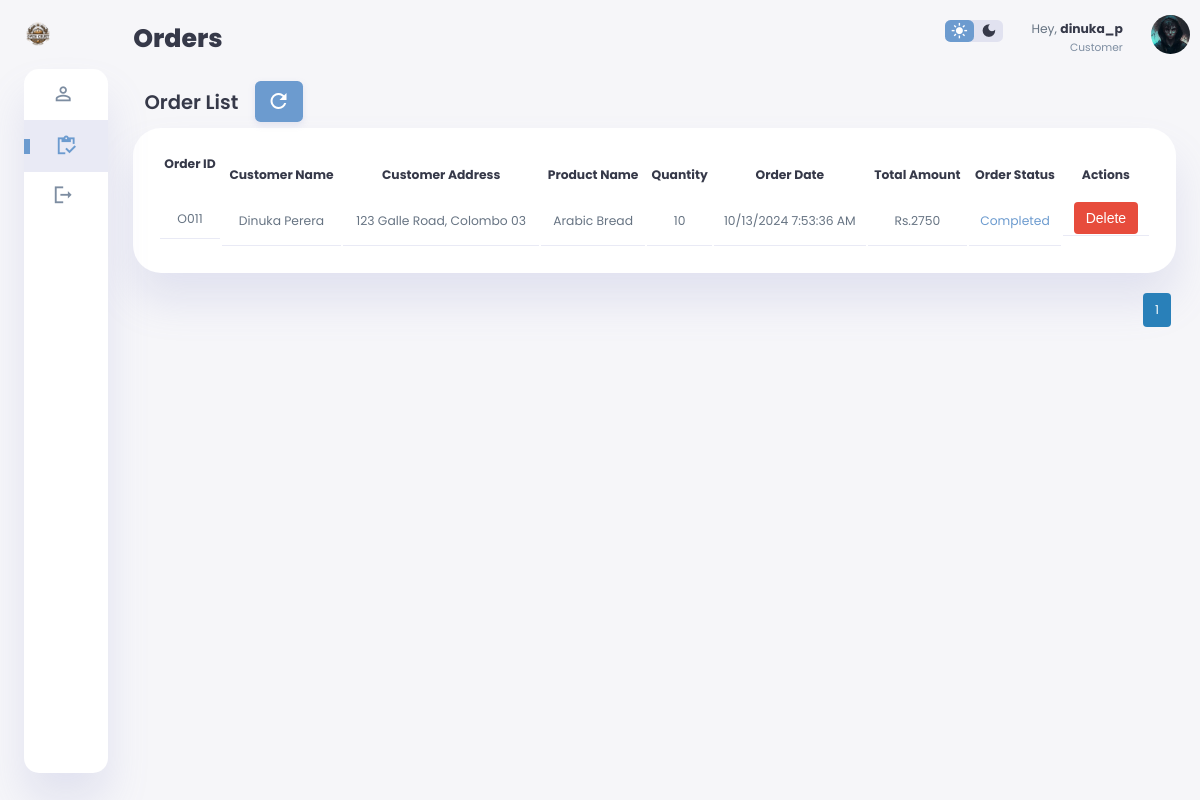
The page /user-Orders.php (signed in) on the database its author committed.
### tables this page shows
CREATE TABLE `tg_orders` (
  `id` int(13) NOT NULL,
  `orderId` varchar(255) NOT NULL,
  `customerID` varchar(255) NOT NULL,
  `customerName` varchar(255) NOT NULL,
  `customerAddress` varchar(255) NOT NULL,
  `productName` varchar(255) NOT NULL,
  `quantity` int(13) NOT NULL,
  `totalAmount` int(13) NOT NULL,
  `orderDate` varchar(255) NOT NULL,
  `status` varchar(255) NOT NULL
);

### user-Orders.php (the view, shortened to what this page needs)
<?php
$username = $_SESSION['customer_username'];
$mysqli = new mysqli(DB_SERVER, DB_USER, DB_PASSWORD, DB_NAME);
$customerId = null;
$stmt = $mysqli->prepare("SELECT customer_id FROM tg_customers WHERE customer_username = ?");
$stmt->bind_param("s", $username);
$stmt->execute();
$stmt->bind_result($customerId);
$limit = 7;
$page = isset($_GET['page']) ? (int)$_GET['page'] : 1;
$offset = ($page - 1) * $limit;
$totalOrdersSql = "SELECT COUNT(*) AS total FROM tg_orders WHERE customerId = ?";
$totalOrdersStmt = $mysqli->prepare($totalOrdersSql);
$totalOrdersStmt->bind_param("i", $customerId);
$totalOrdersStmt->execute();
$totalOrdersResult = $totalOrdersStmt->get_result();
$totalOrders = $totalOrdersResult->fetch_assoc()['total'];
$totalPages = ceil($totalOrders / $limit);
$sql = "SELECT `id`, `orderId`, `customerName`, `customerAddress`, `productName`, `quantity`, `totalAmount`, `orderDate`, `status`
        FROM `tg_orders`
        WHERE `customerId` = ?
        LIMIT $limit OFFSET $offset";
$stmt = $mysqli->prepare($sql);
$stmt->bind_param("i", $customerId);
$stmt->execute();
$result = $stmt->get_result();
?>
<!DOCTYPE html>
<html>
<head>
    <link rel="stylesheet" href="<?php echo BASE_URL; ?>dist/css/styles-admin-main.css">
    <link rel="stylesheet" href="https://cdnjs.cloudflare.com/ajax/libs/jqueryui/1.12.1/jquery-ui.min.css">
</head>
<body>
<div class="container customers">
    <aside class="customers">
        <div class="toggle">
            <div class="logo">
                <img src="<?php echo BASE_URL; ?>dist/src/OCBSLogo.png" alt="Oven Crust Logo">
            </div>
        </div>
        <div class="sidebar">
            <a href="<?php echo BASE_URL; ?>Profile">
                <span class="material-icons-sharp">person_outline</span>
            </a>
            <a href="<?php echo BASE_URL; ?>user-Orders" class="active">
                <span class="material-icons-sharp">inventory</span>
            </a>
            <a href="<?php echo BASE_URL; ?>logout-user.php">
                <span class="material-icons-sharp">logout</span>
            </a>
        </div>
    </aside>
    <main>
        <h1>Orders</h1>
        <div class="customer-list">
            <div style="display: flex; align-items: center;">
                <h2>Order List</h2>
                <button class="refresh-button" onclick="window.location.reload();">
                    <span class="material-icons-sharp">refresh</span>
                </button>
            </div>
            <table>
            <thead>
                <tr>
                    <th>Order ID</th>
                    <th>Customer Name</th>
                    <th>Customer Address</th>
                    <th>Product Name</th>
                    <th>Quantity</th>
                    <th>Order Date</th>
                    <th>Total Amount</th>
                    <th>Order Status</th>
                    <th>Actions</th>
                </tr>
            </thead>
            <tbody>
                <?php
                    if ($result->num_rows > 0) {
                        while ($row = $result->fetch_assoc()) {
                            $orderId = htmlspecialchars($row['orderId']);
                            $customerName = htmlspecialchars($row['customerName']);
                            $customerAddress = htmlspecialchars($row['customerAddress']);
                            $productName = htmlspecialchars($row['productName']);
                            $quantity = htmlspecialchars($row['quantity']);
                            $orderDate = htmlspecialchars($row['orderDate']);
                            $totalAmount = htmlspecialchars($row['totalAmount']);
                            $orderStatus = htmlspecialchars($row['status']);
                            $orderStatusClass = '';
                            if ($orderStatus === 'Declined') {
                                $orderStatusClass = 'danger';
                            } elseif ($orderStatus === 'Pending') {
                                $orderStatusClass = 'warning';
                            } elseif ($orderStatus === 'Shipped') {
                                $orderStatusClass = 'success';
                            } else {
                                $orderStatusClass = 'primary';
                            }
                            echo "<tr>";
                            echo "<td>$orderId</td>";
                            echo "<td>$customerName</td>";
                            echo "<td>$customerAddress</td>";
                            echo "<td>$productName</td>";
                            echo "<td>$quantity</td>";
                            echo "<td>$orderDate</td>";
                            echo "<td>Rs.$totalAmount</td>";
                            echo "<td class=\"$orderStatusClass\">$orderStatus</td>";
                            echo "<td>
                                <button type='button' onclick='openDeleteModal(\"$orderId\")' class='delete-button' style='background-color: #e74c3c; color: white; border: none; padding: 8px 12px; border-radius: 4px; cursor: pointer; font-size: 14px;'>Delete</button>
                            </td>";
                            echo "</tr>";
                        }
                    } else {
                        echo "<tr><td colspan='9'>No orders found</td></tr>";
                    }
                ?>
                </tbody>
            </table>
        </div>
        <div class="pagination">
            <?php for ($i = 1; $i <= $totalPages; $i++): ?>
                <a href="?page=<?php echo $i; ?>" class="pagination-link <?php echo $i === $page ? 'active' : ''; ?>"><?php echo $i; ?></a>
            <?php endfor; ?>
        </div>
    </main>
    <div class="right-section">
        <div class="nav customer">
            <div class="dark-mode">
                <span class="material-icons-sharp active">light_mode</span>
                <span class="material-icons-sharp">dark_mode</span>
            </div>
            <div class="profile">
                <div class="info">
                    <p>Hey, <b><?php echo htmlspecialchars($username); ?></b></p>
                    <small class="text-muted">Customer</small>
                </div>
                <div class="profile-photo">
                    <img src="<?php echo BASE_URL; ?>dist/src/admin.jfif"></div>
            </div>
        </div>
    </div>
</div>
</body>
</html>

### rows shown on the page
tg_orders: orderId "O011", customerName "Dinuka Perera", customerAddress "123 Galle Road, Colombo 03", productName "Arabic Bread", quantity "10", orderDate "10/13/2024 7:53:36 AM", totalAmount "2750", status "Completed"

### other values the page prints
$username "dinuka_p"
